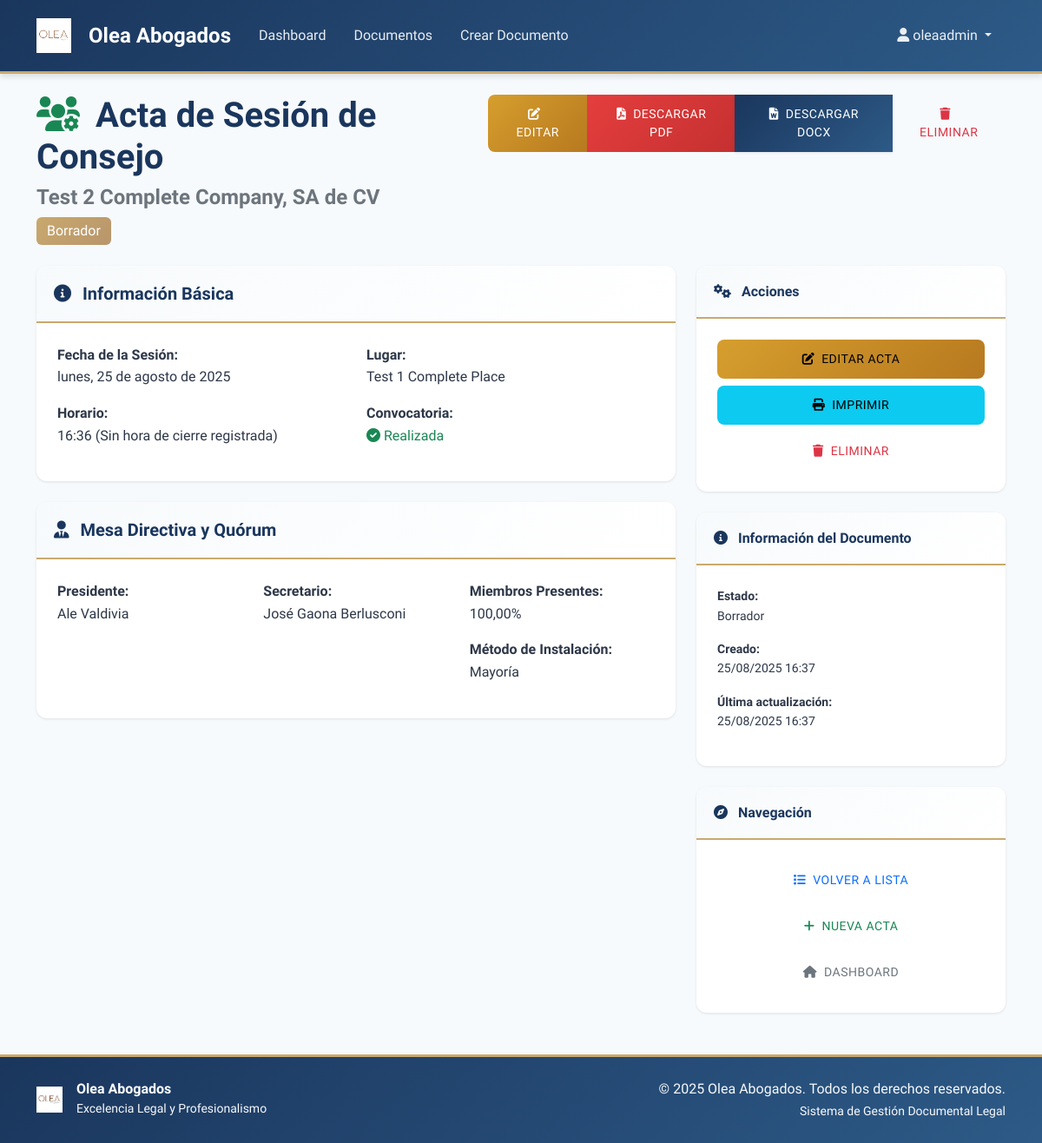
/documentos/consejo/16/ (signed in), run on the app's committed database.
### documentos/models.py (models this page shows, shortened)
class ActaSesionConsejo(models.Model):
    ESTADO_CHOICES = [
        ('borrador', 'Borrador'),
        ('aprobada', 'Aprobada'),
        ('firmada', 'Firmada'),
    ]
    METODO_INSTALACION = [
        ('mayoria', 'Mayoría'),
        ('unanimidad', 'Unanimidad'),
    ]
    usuario = models.ForeignKey(User, on_delete=models.CASCADE)
    razon_social       = models.CharField(max_length=255, help_text="Nombre completo de la sociedad")
    organo             = models.CharField(max_length=50, default='Consejo de Administración', editable=False)
    fecha              = models.DateField()
    hora_inicio        = models.TimeField()
    hora_cierre        = models.TimeField(null=True, blank=True)
    lugar              = models.TextField(help_text="Dirección física o link de Zoom")
    ciudad             = models.CharField(max_length=100, default='México')
    plataforma_remota  = models.CharField(max_length=100, default='Zoom')
    abreviatura_sociedad = models.CharField(max_length=100, default='CAS')
    convocatoria_realizada = models.BooleanField(
        default=True,
    )
    anexo_convocatoria = models.JSONField(
        null=True, blank=True,
        help_text="[{ 'tipo':'Convocatoria','archivo':'URL o referencia interna' }]"
    )
    porcentaje_miembros_presentes = models.DecimalField(
        max_digits=5, decimal_places=2,
        validators=[MinValueValidator(0), MaxValueValidator(100)],
        help_text="Porcentaje de consejeros presentes",
        null=True, blank=True, default=100.00
    )
    metodo_instalacion = models.CharField(
        max_length=20, choices=METODO_INSTALACION,
        default='mayoria',
        help_text="Cómo se declaró instalada la sesión",
        null=True, blank=True
    )
    presidente = models.CharField(max_length=255)
    secretario = models.CharField(max_length=255)
    asistentes_json   = models.JSONField(
        null=True, blank=True,
        help_text="""
        [
          { "nombre":"Daniel Martínez", "rol":"Consejero", "presente":true, "remoto":false },
          { "nombre":"Luis Hernández",  "rol":"Consejero", "presente":true, "remoto":true }
        ]
        """
    )
    invitados_json    = models.JSONField(
        null=True, blank=True,
        help_text="""
        [
          { "nombre":"Ángel Nieblas", "cargo":"Contador Público" },
          { "nombre":"Ramona Sánchez", "cargo":"Invitada" }
        ]
        """
    )
    orden_dia_json    = models.JSONField(
        null=True, blank=True,
        help_text="""
        [
          { "numero":1, "titulo":"Perspectivas políticas y económicas",    "descripcion":"" },
          { "numero":2, "titulo":"Informe Director General y estados fin.", "descripcion":"" }
        ]
        """
    )
    resoluciones_json = models.JSONField(
        null=True, blank=True,
        help_text="""
        [
          { "punto":1, "clave":"Única",  "texto":"Se toma nota…",         "tipo":"toma_nota" },
          { "punto":2, "clave":"II.1",   "texto":"Se aprueba el informe…","tipo":"aprobacion_informe" }
        ]
        """
    )
    delegados_json     = models.JSONField(
        null=True, blank=True,
        help_text="""
        [
          { "nombre":"Alfonso Arellano", "facultades":"Protocolizar el acta" },
          { "nombre":"Ramona Sánchez",   "facultades":"Cumplir resoluciones" }
        ]
        """
    )
    anexos_json       = models.JSONField(
        null=True, blank=True,
        help_text="""
        [
          { "numero":1, "titulo":"Lista de asistencia" },
          { "numero":2, "titulo":"Convocatoria" },
          { "numero":3, "titulo":"Presentación Director General" },
          { "numero":4, "titulo":"CIM Expansión Sol I" }
        ]
        """
    )
    estado       = models.CharField(max_length=20, choices=ESTADO_CHOICES, default='borrador')
    html_cache   = models.TextField(blank=True, help_text="HTML congelado al firmar/aprobar")
    creada_en    = models.DateTimeField(auto_now_add=True)
    actualizada_en = models.DateTimeField(auto_now=True)
    class Meta:
        verbose_name = "Acta de Sesión de Consejo"
        verbose_name_plural = "Actas de Sesiones de Consejo"
        ordering = ['-fecha', '-creada_en']
    def duracion_minutos(self):
        if self.hora_inicio and self.hora_cierre:
            from datetime import datetime
            inicio = datetime.combine(self.fecha, self.hora_inicio)
            cierre = datetime.combine(self.fecha, self.hora_cierre)
            return int((cierre - inicio).total_seconds() / 60)
        return None

### documentos/views.py (the view)
# urls.py: path('consejo/<int:pk>/', views.ConsejoDetailView.as_view(), name='detalle_consejo'),
class ConsejoDetailView(LoginRequiredMixin, DetailView):
    model = ActaSesionConsejo
    template_name = 'documentos/detalle_consejo.html'
    context_object_name = 'documento'
    def get_queryset(self):
        return ActaSesionConsejo.objects.filter(usuario=self.request.user)

### templates/documentos/detalle_consejo.html (shortened to what this page needs)
{% extends 'base.html' %}
{% block content %}
<div class="row">
    <div class="col-12">
        <div class="d-flex justify-content-between align-items-start mb-4">
            <div>
                <h1 class="mb-2">
                    <i class="fas fa-users-cog text-success me-2"></i>
                    Acta de Sesión de Consejo
                </h1>
                <h4 class="text-muted">{{ documento.razon_social }}</h4>
                <div class="mt-2">
                    {% if documento.estado == 'borrador' %}
                        <span class="badge bg-secondary fs-6">{{ documento.get_estado_display }}</span>
                    {% elif documento.estado == 'revision' %}
                        <span class="badge bg-warning fs-6">{{ documento.get_estado_display }}</span>
                    {% elif documento.estado == 'aprobado' %}
                        <span class="badge bg-success fs-6">{{ documento.get_estado_display }}</span>
                    {% elif documento.estado == 'archivado' %}
                        <span class="badge bg-info fs-6">{{ documento.get_estado_display }}</span>
                    {% endif %}
                </div>
            </div>
            <div class="btn-group" role="group">
                <a href="{% url 'documentos:editar_consejo' documento.pk %}" class="btn btn-warning text-white">
                    <i class="fas fa-edit me-2"></i>Editar
                </a>
                <div class="btn-group">
                    <a href="{% url 'documentos:descargar_pdf_consejo' documento.pk %}" class="btn btn-danger">
                        <i class="fas fa-file-pdf me-2"></i>Descargar PDF
                    </a>
                    <a href="{% url 'documentos:descargar_docx_consejo' documento.pk %}" class="btn btn-primary">
                        <i class="fas fa-file-word me-2"></i>Descargar DOCX
                    </a>
                </div>
                <a href="{% url 'documentos:eliminar_consejo' documento.pk %}" class="btn btn-outline-danger">
                    <i class="fas fa-trash me-2"></i>Eliminar
                </a>
            </div>
        </div>
    </div>
</div>
<div class="row">
    <div class="col-lg-8">
        <div class="card mb-4">
            <div class="card-header">
                <h5 class="mb-0">
                    <i class="fas fa-info-circle me-2"></i>
                    Información Básica
                </h5>
            </div>
            <div class="card-body">
                <div class="row">
                    <div class="col-md-6">
                        <p><strong>Fecha de la Sesión:</strong><br>
                        {{ documento.fecha|date:"l, d \d\e F \d\e Y" }}</p>
                        <p><strong>Horario:</strong><br>
                        {{ documento.hora_inicio|time:"H:i" }}
                        {% if documento.hora_cierre %}
                            - {{ documento.hora_cierre|time:"H:i" }}
                            {% if documento.duracion_minutos %}
                                ({{ documento.duracion_minutos }} minutos)
                            {% endif %}
                        {% else %}
                            (Sin hora de cierre registrada)
                        {% endif %}
                        </p>
                    </div>
                    <div class="col-md-6">
                        <p><strong>Lugar:</strong><br>
                        {{ documento.lugar }}</p>
                        <p><strong>Convocatoria:</strong><br>
                        {% if documento.convocatoria_realizada %}
                            <span class="text-success"><i class="fas fa-check-circle me-1"></i>Realizada</span>
                        {% else %}
                            <span class="text-danger"><i class="fas fa-times-circle me-1"></i>No realizada</span>
                        {% endif %}
                        </p>
                    </div>
                </div>
            </div>
        </div>
        <div class="card mb-4">
            <div class="card-header">
                <h5 class="mb-0">
                    <i class="fas fa-user-tie me-2"></i>
                    Mesa Directiva y Quórum
                </h5>
            </div>
            <div class="card-body">
                <div class="row">
                    <div class="col-md-4">
                        <p><strong>Presidente:</strong><br>
                        {{ documento.presidente }}</p>
                    </div>
                    <div class="col-md-4">
                        <p><strong>Secretario:</strong><br>
                        {{ documento.secretario }}</p>
                    </div>
                    <div class="col-md-4">
                        <p><strong>Miembros Presentes:</strong><br>
                        {{ documento.porcentaje_miembros_presentes }}%</p>
                        <p><strong>Método de Instalación:</strong><br>
                        {{ documento.get_metodo_instalacion_display }}</p>
                    </div>
                </div>
            </div>
        </div>
    </div>
    <div class="col-lg-4">
        <div class="card mb-4">
            <div class="card-header">
                <h6 class="mb-0">
                    <i class="fas fa-cogs me-2"></i>
                    Acciones
                </h6>
            </div>
            <div class="card-body">
                <div class="d-grid gap-2">
                    <a href="{% url 'documentos:editar_consejo' documento.pk %}" class="btn btn-warning">
                        <i class="fas fa-edit me-2"></i>Editar Acta
                    </a>
                    <button class="btn btn-info" onclick="window.print()">
                        <i class="fas fa-print me-2"></i>Imprimir
                    </button>
                    <a href="{% url 'documentos:eliminar_consejo' documento.pk %}" class="btn btn-outline-danger">
                        <i class="fas fa-trash me-2"></i>Eliminar
                    </a>
                </div>
            </div>
        </div>
        <div class="card mb-4">
            <div class="card-header">
                <h6 class="mb-0">
                    <i class="fas fa-info-circle me-2"></i>
                    Información del Documento
                </h6>
            </div>
            <div class="card-body">
                <div class="small">
                    <p><strong>Estado:</strong><br>
                    {{ documento.get_estado_display }}</p>
                    <p><strong>Creado:</strong><br>
                    {{ documento.creada_en|date:"d/m/Y H:i" }}</p>
                    <p><strong>Última actualización:</strong><br>
                    {{ documento.actualizada_en|date:"d/m/Y H:i" }}</p>
                </div>
            </div>
        </div>
        <div class="card">
            <div class="card-header">
                <h6 class="mb-0">
                    <i class="fas fa-compass me-2"></i>
                    Navegación
                </h6>
            </div>
            <div class="card-body">
                <div class="d-grid gap-2">
                    <a href="{% url 'documentos:lista_consejo' %}" class="btn btn-outline-primary btn-sm">
                        <i class="fas fa-list me-2"></i>Volver a Lista
                    </a>
                    <a href="{% url 'documentos:crear_consejo' %}" class="btn btn-outline-success btn-sm">
                        <i class="fas fa-plus me-2"></i>Nueva Acta
                    </a>
                    <a href="{% url 'dashboard' %}" class="btn btn-outline-secondary btn-sm">
                        <i class="fas fa-home me-2"></i>Dashboard
                    </a>
                </div>
            </div>
        </div>
    </div>
</div>
{% endblock %}

### templates/base.html (shortened to what this page needs)
<!DOCTYPE html>
<html lang="es">
<head>
    <link href="https://cdn.jsdelivr.net/npm/bootstrap@5.1.3/dist/css/bootstrap.min.css" rel="stylesheet">
    <link rel="stylesheet" href="https://cdn.jsdelivr.net/npm/@fortawesome/fontawesome-free@6.0.0/css/all.min.css">
    {% load static %}
    <link rel="stylesheet" href="{% static 'css/style.css' %}">
</head>
<body>
    <nav class="navbar navbar-expand-lg navbar-dark">
        <div class="container">
            <a class="navbar-brand" href="{% url 'home' %}">
                <img src="{% static 'images/Olea_logo.jpg' %}" alt="Olea Logo" class="me-2">
                <span>Olea Abogados</span>
            </a>
            <div class="collapse navbar-collapse" id="navbarNav">
                <ul class="navbar-nav me-auto">
                    {% if user.is_authenticated %}
                        <li class="nav-item">
                            <a class="nav-link" href="{% url 'dashboard' %}">Dashboard</a>
                        </li>
                        <li class="nav-item">
                            <a class="nav-link" href="{% url 'documentos:lista' %}">Documentos</a>
                        </li>
                        <li class="nav-item">
                            <a class="nav-link" href="{% url 'documentos:crear' %}">Crear Documento</a>
                        </li>
                    {% endif %}
                </ul>
                <ul class="navbar-nav">
                    {% if user.is_authenticated %}
                        <li class="nav-item dropdown">
                            <a class="nav-link dropdown-toggle" href="#" id="navbarDropdown" role="button" data-bs-toggle="dropdown">
                                <i class="fas fa-user me-1"></i>{{ user.username }}
                            </a>
                        </li>
                    {% endif %}
                </ul>
            </div>
        </div>
    </nav>
    <main class="container mt-4">
        {% block content %}{% endblock %}
    </main>
    <footer class="mt-5 py-4">
        <div class="container">
            <div class="row align-items-center">
                <div class="col-md-6">
                    <div class="d-flex align-items-center">
                        <img src="{% static 'images/Olea_logo.jpg' %}" alt="Olea Logo" style="height: 30px; width: auto;" class="me-3">
                        <div>
                            <h6 class="mb-0 text-white">Olea Abogados</h6>
                            <small class="text-light">Excelencia Legal y Profesionalismo</small>
                        </div>
                    </div>
                </div>
                <div class="col-md-6 text-md-end text-center mt-3 mt-md-0">
                    <p class="mb-0 text-light">&copy; 2025 Olea Abogados. Todos los derechos reservados.</p>
                    <small class="text-light">Sistema de Gestión Documental Legal</small>
                </div>
            </div>
        </div>
    </footer>
</body>
</html>

### data on the page
ActaSesionConsejo: razon_social "Test 2 Complete Company, SA de CV", estado "Borrador", fecha "lunes, 25 de agosto de 2025", hora_inicio "16:36", lugar "Test 1 Complete Place", presidente "Ale Valdivia", secretario "José Gaona Berlusconi", porcentaje_miembros_presentes "100,00", metodo_instalacion "Mayoría", creada_en "25/08/2025 16:37", actualizada_en "25/08/2025 16:37"

### other printed values
{{ user.username }} "oleaadmin"
